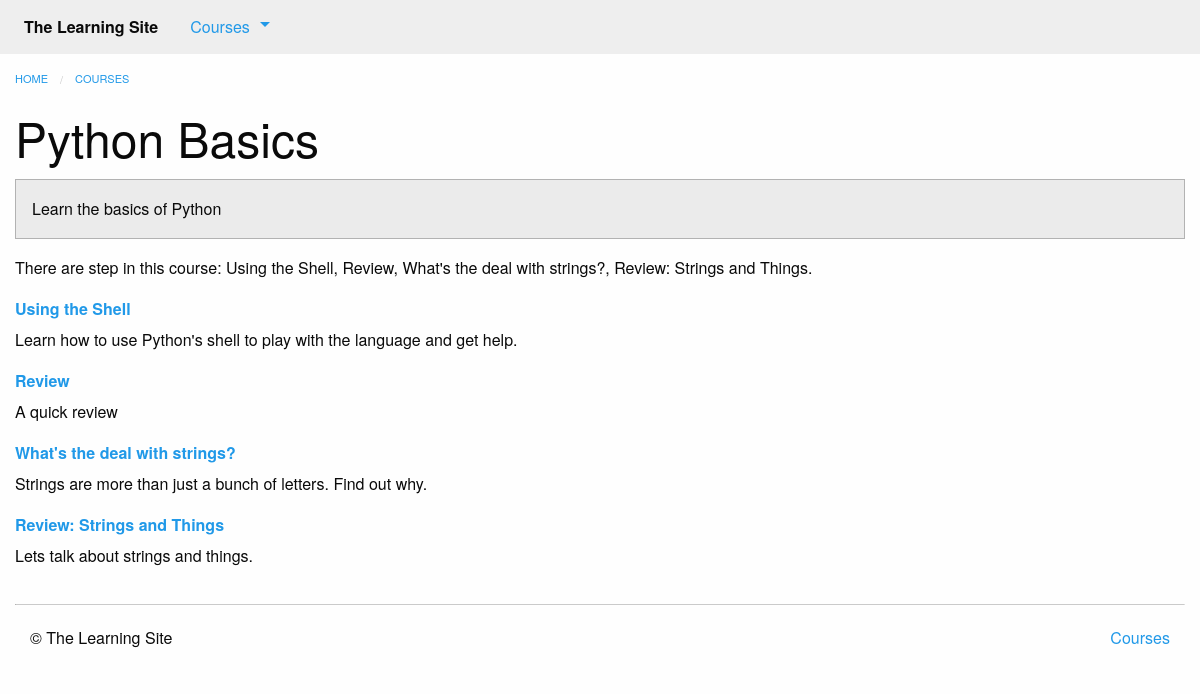
The page /courses/1/ on the database its author committed.
### courses/models.py (models this page shows, shortened)
class Course(models.Model):
    created_at = models.DateTimeField(auto_now_add=True)
    title = models.CharField(max_length=255)
    description = models.TextField()

class Step(models.Model):
    title = models.CharField(max_length=255)
    description = models.TextField()
    order = models.IntegerField(default=0)
    course = models.ForeignKey(Course, on_delete=models.CASCADE)
    class Meta:
        abstract = True
        ordering = ['order', ]
    def __str__(self):
        return self.title

class Text(Step):
    content = models.TextField(blank=True, default='')
    def get_absolute_url(self):
        return reverse('courses:text', kwargs={
                'course_pk': self.course_id,
                'step_pk': self.id
        })

class Quiz(Step):
    total_questions = models.IntegerField(default=4)
    class Meta:
        verbose_name_plural = "Quizzes"
    def get_absolute_url(self):
        return reverse('courses:quiz', kwargs={
            'course_pk': self.course_id,
            'step_pk': self.id
        })

### courses/views.py (the view)
# urls.py: url(r'(?P<pk>\d+)/$', views.course_detail, name='detail'),
def course_detail(request, pk):
    course = get_object_or_404(models.Course, pk=pk)
    steps = sorted(chain(course.text_set.all(), course.quiz_set.all()),
                   key=lambda step: step.order)
    return render(request, 'courses/course_detail.html', {'course': course, 'steps': steps})

### courses/templatetags/course_extras.py (called while the page is built)
@register.inclusion_tag('courses/course_nav.html')
def nav_courses_list():
    courses = Course.objects.all()[:5]
    return {'courses': courses}

@register.filter('markdown_to_html')
def markdown_to_html(markdown_text):
    html_body = markdown2.markdown(markdown_text)
    return mark_safe(html_body)

### courses/templates/courses/course_detail.html (shortened to what this page needs)
{% extends "courses/layout.html" %}
{% load humanize course_extras %}
{% block content %}
    <div class="row columns">
        {{ block.super }}
        <article>
            <h1 class="">{{ course.title }}</h1>
            <div class="callout secondary">
                {{ course.description|markdown_to_html }}
            </div>
            <p>There are {{ steps.count|apnumber }} step{{ steps.count|pluralize }} in this course: {{ steps|join:", " }}.</p>
            <dl>
                {% for step in steps %}
                    <dt>
                        <a href="{{ step.get_absolute_url }}">{{ step.title }}</a>
                    </dt>
                    <dd>{{ step.description|markdown_to_html }}</dd>
                {% endfor %}
            </dl>
        </article>
    </div>
{% endblock %}

### courses/templates/courses/layout.html (shortened to what this page needs)
{% extends "layout.html" %}
{% block content %}
    <ul class="breadcrumbs">
        <li><a href="{% url 'home' %}">Home</a></li>
        <li><a href="{% url 'courses:list' %}">Courses</a></li>
    </ul>
{% endblock %}

### templates/layout.html (shortened to what this page needs)
<!doctype html>
{% load static from staticfiles %}
{% load course_extras %}
<html class="no-js" lang="en">
    <head>
        <link rel="stylesheet" href="{% static 'css/foundation.min.css' %}">
        <link rel="stylesheet" href="{% static 'css/layout.css' %}">
    </head>
    <body>
        <nav class="top-bar" role="navigation">
            <section class="top-bar-left">
                <ul class="dropdown menu" data-dropdown-menu role="menubar">
                    <li class="menu-text">The Learning Site</li>
                    <li class="has-submenu">
                        <a href="#">Courses</a>
                    </li>
                </ul>
            </section>
        </nav>
        {% block content %}{% endblock %}
        <footer class="row columns">
            <hr/>
            <div class="small-6 columns">
                <p>&copy; The Learning Site</p>
            </div>
            <div class="small-6 columns">
                <ul class="inline-list no-bullet float-right">
                    <li><a href="{% url 'courses:list' %}">Courses</a></li>
                </ul>
            </div>
        </footer>
    </body>
</html>

### assets/css/layout.css (style rules this page uses)
.top-bar { margin-bottom: 1rem; }

### rows shown on the page
Course: title "Python Basics", description "Learn the basics of Python"
Text: title.title "Using the Shell, Review, What's the deal with strings?, Review: Strings and Things", title "Using the Shell", description "Learn how to use Python's shell to play with the language and get help."
Quiz: title "Review", description "A quick review"
Text: title "What's the deal with strings?", description "Strings are more than just a bunch of letters. Find out why."
Quiz: title "Review: Strings and Things", description "Lets talk about strings and things."
